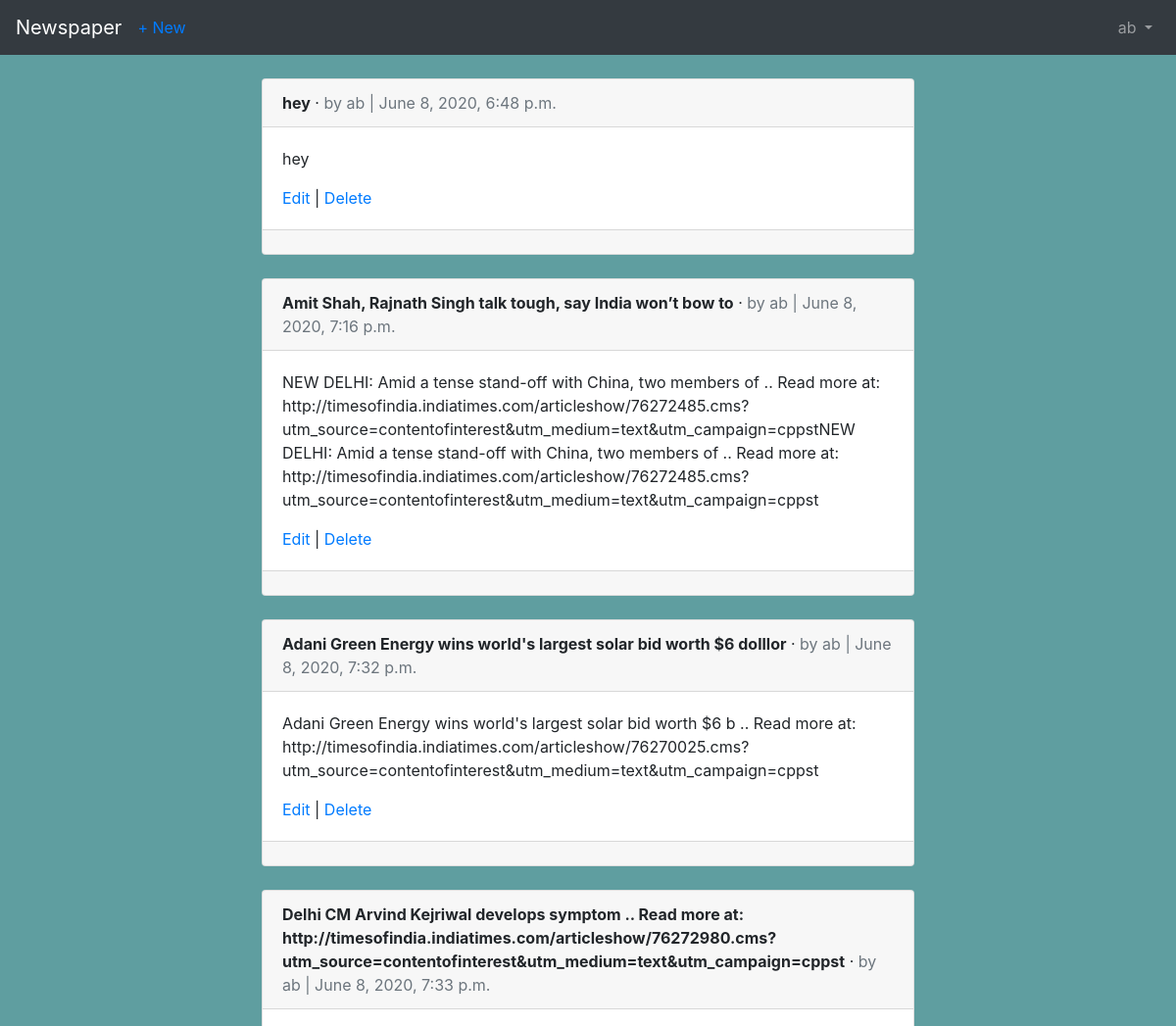
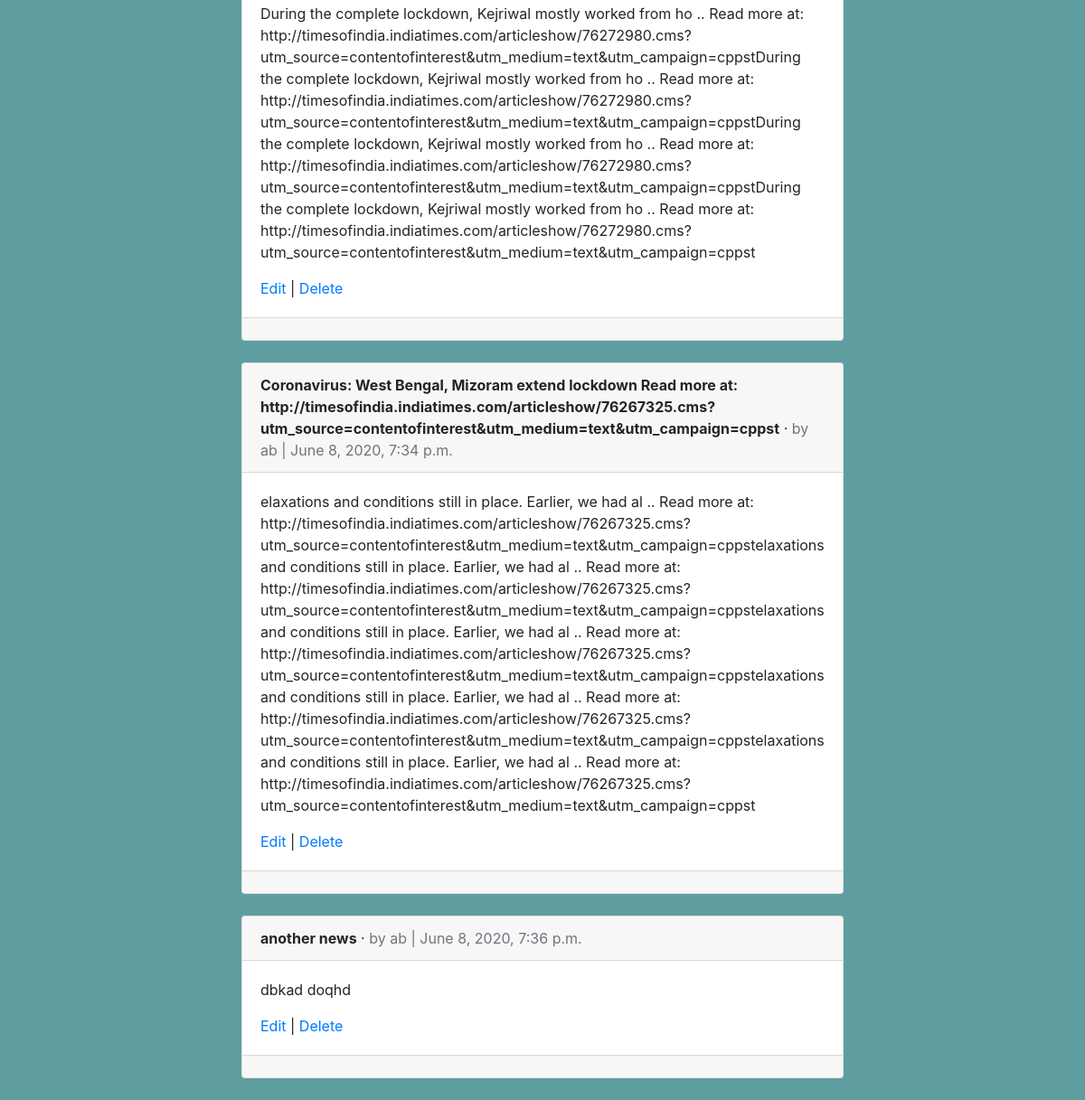
The page /articles/ (signed in) on the database its author committed (2 pictures, top to bottom).
### users/models.py (models this page shows)
class CustomUser(AbstractUser):
    age = models.PositiveIntegerField(null=True, blank=True)

### articles/models.py (models this page shows, shortened)
class Article(models.Model):
    title = models.CharField(max_length=255)
    body = models.TextField()
    date = models.DateTimeField(auto_now_add=True)
    author = models.ForeignKey(
        get_user_model(),
        on_delete=models.CASCADE,
    )

### articles/views.py (the view)
# urls.py: path('', ArticleListView.as_view(), name='article_list'),
class ArticleListView(LoginRequiredMixin, ListView):
    model = Article
    template_name = 'article_list.html'
    login_url = 'login'

### templates/article_list.html (shortened to what this page needs)
{% extends 'base.html' %}
{% block content %}
<div class="list-page">
  {% for article in object_list %}
  <div class="card">
    <div class="card-header">
      <span class="font-weight-bold">{{ article.title }}</span> &middot;
      <span class="text-muted">by {{ article.author }} | {{ article.date }}</span>
    </div>
    <div class="card-body">
      <p>{{ article.body }}</p>
      <a href="{% url 'article_edit' article.pk %}">Edit</a> |
      <a href="{% url 'article_delete' article.pk %}">Delete</a>
    </div>
    <div class="card-footer">
    </div>
  </div>
  <br />
{% endfor %}
</div>
{% endblock content %}

### templates/base.html (shortened to what this page needs)
{% load static %}
<!doctype html>
<html lang="en">
  <head>
    <link rel="stylesheet" href="https://stackpath.bootstrapcdn.com/bootstrap/4.1.3/css/bootstrap.min.css">
{% load static %}
    <link rel='stylesheet'  href="{% static 'css/base.css' %}">
  </head>
  <body>
    <nav class="navbar navbar-expand-md navbar-dark bg-dark mb-4">
      <a class="navbar-brand" href="{% url 'home' %}">Newspaper</a>
      {% if user.is_authenticated %}
        <ul class="navbar-nav mr-auto">
          <li class="nav-item"><a href="{% url 'article_new' %}">+ New</a></li>
        </ul>
      {% endif %}
      <div class="collapse navbar-collapse" id="navbarCollapse">
        {% if user.is_authenticated %}
          <ul class="navbar-nav ml-auto">
            <li class="nav-item">
              <a class="nav-link dropdown-toggle" href="#" id="userMenu" data-toggle="dropdown" aria-haspopup="true" aria-expanded="false">
                {{ user.username }}
              </a>
            </li>
          </ul>
        {% endif %}
      </div>
    </nav>
    <div class="container">
      {% block content %}
      {% endblock content %}
    </div>
  </body>
</html>

### static/css/base.css (style rules this page uses)
body { background-color: cadetblue; }
.list-page { padding-right: 20%; padding-left: 20%; align-items: center; justify-content: center; }

### rows shown on the page
CustomUser: username "ab"
Article: title "hey", author "ab", date "June 8, 2020, 6:48 p.m.", body "hey"
Article: title "Amit Shah, Rajnath Singh talk tough, say India won’t bow to", author "ab", date "June 8, 2020, 7:16 p.m.", body "NEW DELHI: Amid a tense stand-off with China, two members of .. Read more at: http://timesofindia.indiatimes.com/articleshow/76272485.cms?utm_source=contentofinterest&utm_medium=text&utm_campaign=cppstNEW DELHI: Amid a tense stand-off with China, two members of .. Read more at: http://timesofindia.indiatimes.com/articleshow/76272485.cms?utm_source=contentofinterest&utm_medium=text&utm_campaign=cppst"
Article: title "Adani Green Energy wins world's largest solar bid worth $6 dolllor", author "ab", date "June 8, 2020, 7:32 p.m.", body "Adani Green Energy wins world's largest solar bid worth $6 b .. Read more at: http://timesofindia.indiatimes.com/articleshow/76270025.cms?utm_source=contentofinterest&utm_medium=text&utm_campaign=cppst"
Article: title "Delhi CM Arvind Kejriwal develops symptom .. Read more at: http://timesofindia.indiatimes.com/articleshow/76272980.cms?utm_source=contentofinterest&utm_medium=text&utm_campaign=cppst", author "ab", date "June 8, 2020, 7:33 p.m.", body "During the complete lockdown, Kejriwal mostly worked from ho .. Read more at: http://timesofindia.indiatimes.com/articleshow/76272980.cms?utm_source=contentofinterest&utm_medium=text&utm_campaign=cppstDuring the complete lockdown, Kejriwal mostly worked from ho .. Read more at: http://timesofindia.indiatimes.com/articleshow/76272980.cms?utm_source=contentofinterest&utm_medium=text&utm_campaign=cppstDuring the complete lockdown, Kejriwal mostly worked from ho .. Read more at: http://timesofindia.indiatimes.com/articleshow/76272980.cms?utm_source=contentofinterest&utm_medium=text&utm_campaign=cppstDuring the complete lockdown, Kejriwal mostly worked from ho .. Read more at:…"
Article: title "Coronavirus: West Bengal, Mizoram extend lockdown Read more at: http://timesofindia.indiatimes.com/articleshow/76267325.cms?utm_source=contentofinterest&utm_medium=text&utm_campaign=cppst", author "ab", date "June 8, 2020, 7:34 p.m.", body "elaxations and conditions still in place. Earlier, we had al .. Read more at: http://timesofindia.indiatimes.com/articleshow/76267325.cms?utm_source=contentofinterest&utm_medium=text&utm_campaign=cppstelaxations and conditions still in place. Earlier, we had al .. Read more at: http://timesofindia.indiatimes.com/articleshow/76267325.cms?utm_source=contentofinterest&utm_medium=text&utm_campaign=cppstelaxations and conditions still in place. Earlier, we had al .. Read more at: http://timesofindia.indiatimes.com/articleshow/76267325.cms?utm_source=contentofinterest&utm_medium=text&utm_campaign=cppstelaxations and conditions still in place. Earlier, we had al .. Read more at:…"
Article: title "another news", author "ab", date "June 8, 2020, 7:36 p.m.", body "dbkad doqhd"
